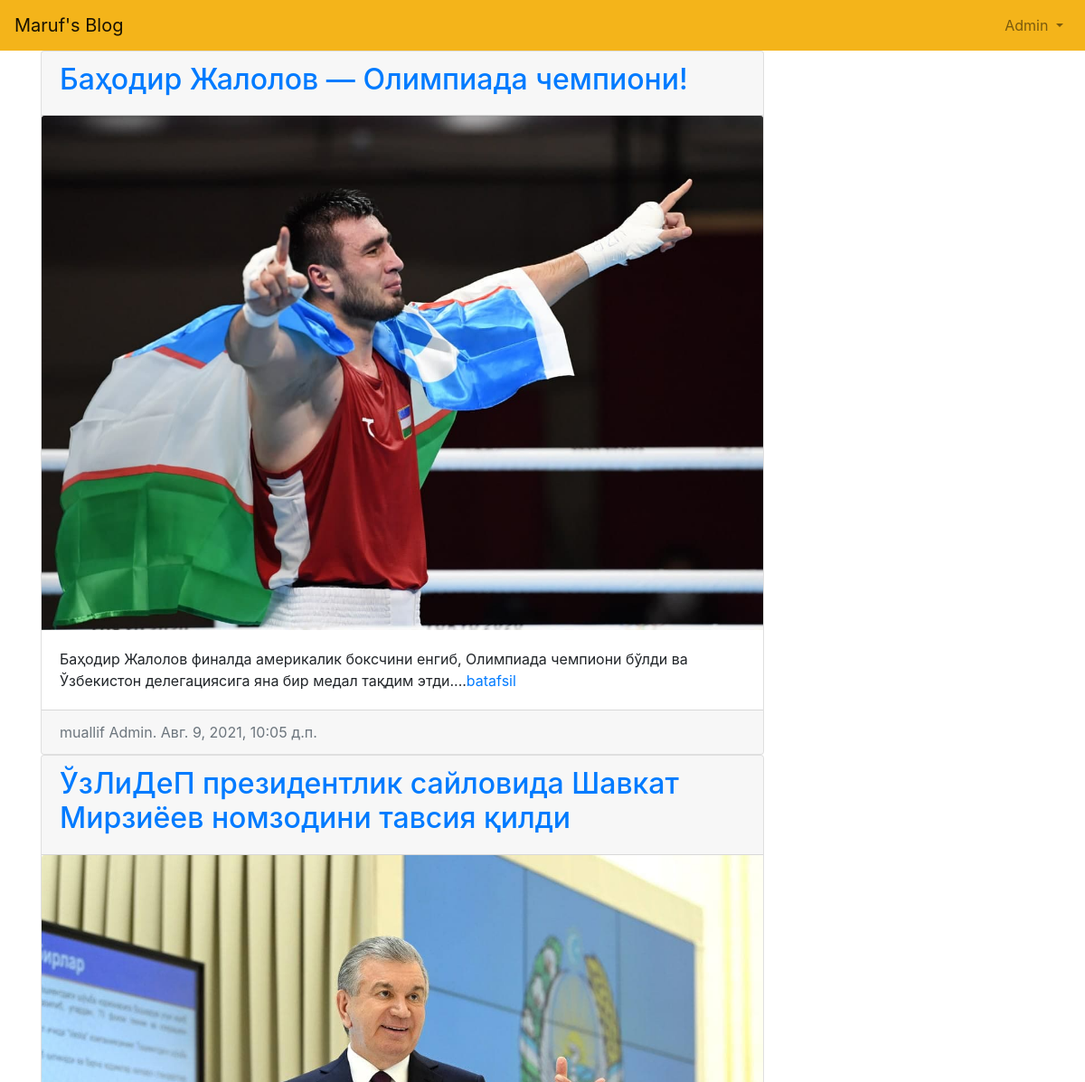
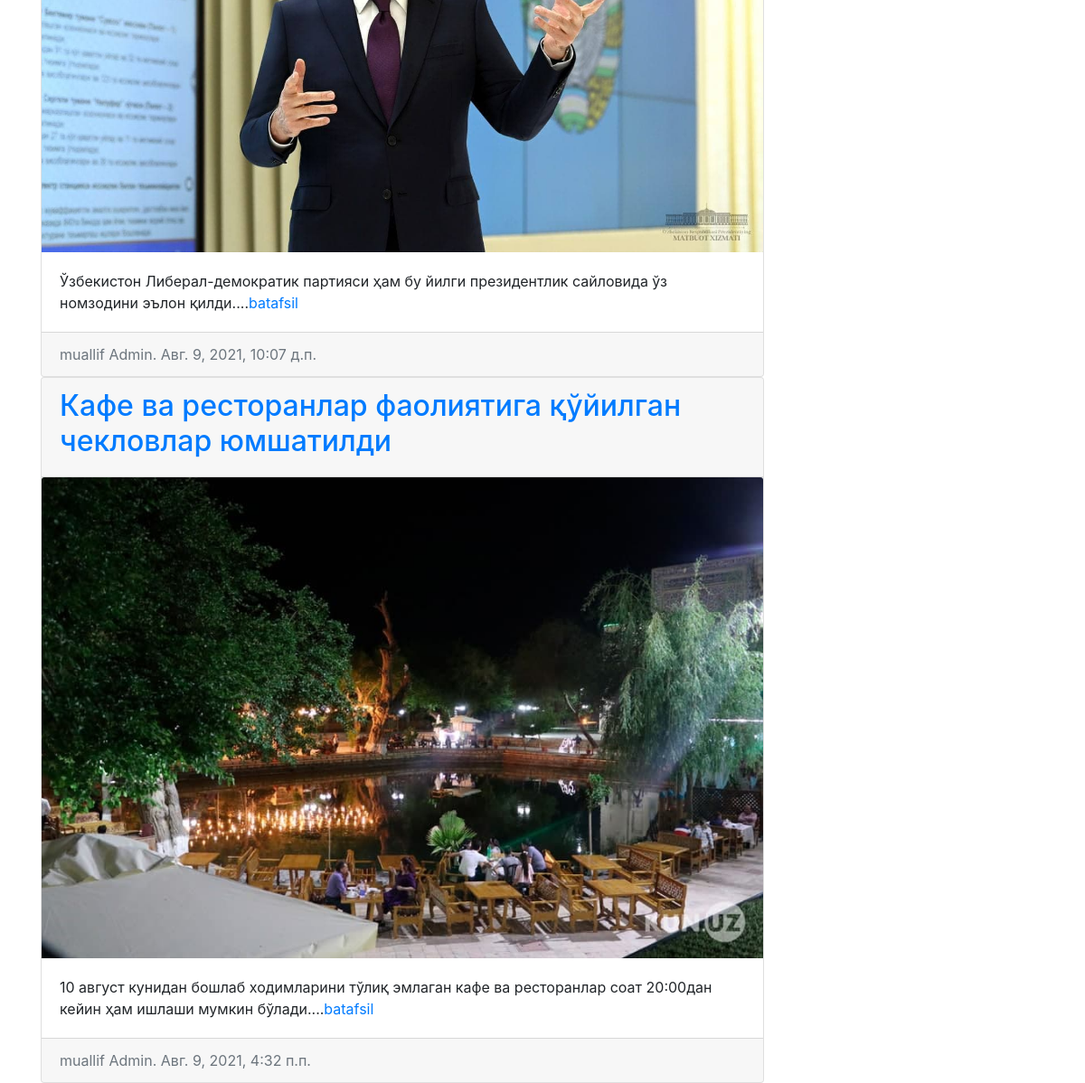
/articles/ (signed in), run on the app's committed database (2 pictures, top to bottom).
### accounts/models.py (models this page shows)
class CustomUser(AbstractUser):
    address = models.CharField(max_length=255, null=True, blank=True)

### articles/models.py (models this page shows, shortened)
class Article(models.Model):
    title = models.CharField(max_length=150)
    summary = models.CharField(max_length=200, blank=True)
    body = RichTextField()
    photo = models.ImageField(upload_to='images/', blank=True)
    date = models.DateTimeField(auto_now_add=True)
    author = models.ForeignKey(
        get_user_model(),
        on_delete=models.CASCADE,
    )

### articles/views.py (the view)
# urls.py: path('', ArticleListView.as_view(), name='article_list'),
class ArticleListView(ListView):
    model = Article
    template_name = 'article_list.html'

### templates/article_list.html (shortened to what this page needs)
{% extends 'base.html' %}
{% block content %}
    {% for article in object_list %}
        <div class="card" style="width: 50rem;">
            <div class="card-header">
                <span class="font-weight-bold"><a href="{% url 'article_detail' article.pk %}"><h2>{{ article.title }}</h2></a></span>
            </div>
            {% if article.photo %}
                <img class="card-img-top" src="{{ article.photo.url }}" alt="{{ article.title }}">
            {% endif %}
            <div class="card-body">
                {{ article.summary }}...<a href="{% url 'article_detail' article.pk %}">batafsil</a>
            </div>
            <div class="card-footer text-left text-muted">
                <span class="text-muted">muallif {{ article.author | title }}. {{ article.date }}</span>
            </div>
        </div>
    {% endfor %}
{% endblock content %}

### templates/base.html (shortened to what this page needs)
{% load static %}
<!DOCTYPE html>
<html>
    <head>
            <link rel="stylesheet" href="https://cdn.jsdelivr.net/npm/bootstrap@4.5.3/dist/css/bootstrap.min.css">
    </head>
    <body>
        <nav class="navbar navbar-expand-lg navbar-light" style="background-color: #F4B41A;">
            <a class="navbar-brand" href="{% url 'home' %}">
                Maruf's Blog
            </a>
            <div class="collapse navbar-collapse" id="navbarSupportedContent">
                {% if user.is_authenticated %}
                    <ul class="navbar-nav ml-auto">
                        <li class="nav-item">
                            <a class="nav-link dropdown-toggle" href="#"
                                id="navbarDropdown" role="button" data-toggle="dropdown"
                                aria-haspopup="true" aria-expanded="false">
                                {{ user.username | title }}
                            </a>
                        </li>
                    </ul>
                {% else %}
                    <form class="form-inline ml-auto">
                        <a href="{% url 'login' %}" class="btn btn-outline-light">Kirish</a>
                        <a href="{% url 'signup' %}" class="btn btn-primary ml-2">Ro'yxatdan o'tish</a>
                    </form>
                {% endif %}
            </div>
        </nav>
        <main>
            <div class="container">
                {% block content %}
                {% endblock content %}
            </div>
        </main>
    </body>
</html>

### data on the page
CustomUser: username "Admin"
Article: title "Баҳодир Жалолов — Олимпиада чемпиони!", photo (picture), summary "Баҳодир Жалолов финалда америкалик боксчини енгиб, Олимпиада чемпиони бўлди ва Ўзбекистон делегациясига яна бир медал тақдим этди.", author "Admin", date "Авг. 9, 2021, 10:05 д.п."
Article: title "ЎзЛиДеП президентлик сайловида Шавкат Мирзиёев номзодини тавсия қилди", photo (picture), summary "Ўзбекистон Либерал-демократик партияси ҳам бу йилги президентлик сайловида ўз номзодини эълон қилди.", author "Admin", date "Авг. 9, 2021, 10:07 д.п."
Article: title "Кафе ва ресторанлар фаолиятига қўйилган чекловлар юмшатилди", photo (picture), summary "10 август кунидан бошлаб ходимларини тўлиқ эмлаган кафе ва ресторанлар соат 20:00дан кейин ҳам ишлаши мумкин бўлади.", author "Admin", date "Авг. 9, 2021, 4:32 п.п."
